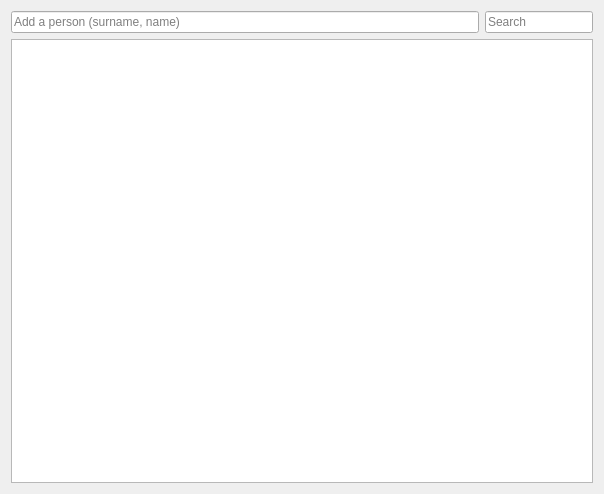
<?xml version="1.0" encoding="UTF-8"?>
<ui version="4.0">
 <class>PersonsView</class>
 <widget class="QWidget" name="PersonsView">
  <property name="geometry">
   <rect>
    <x>0</x>
    <y>0</y>
    <width>604</width>
    <height>494</height>
   </rect>
  </property>
  <property name="windowTitle">
   <string>Form</string>
  </property>
  <layout class="QVBoxLayout" name="verticalLayout">
   <item>
    <layout class="QHBoxLayout" name="horizontalLayout">
     <item>
      <widget class="QLineEdit" name="editNewPersonName">
       <property name="placeholderText">
        <string>Add a person (surname, name)</string>
       </property>
      </widget>
     </item>
     <item>
      <widget class="QLineEdit" name="editSearch">
       <property name="sizePolicy">
        <sizepolicy hsizetype="Minimum" vsizetype="Fixed">
         <horstretch>0</horstretch>
         <verstretch>0</verstretch>
        </sizepolicy>
       </property>
       <property name="placeholderText">
        <string>Search</string>
       </property>
      </widget>
     </item>
    </layout>
   </item>
   <item>
    <widget class="QTreeView" name="personsItemView">
     <property name="contextMenuPolicy">
      <enum>Qt::ActionsContextMenu</enum>
     </property>
     <property name="selectionMode">
      <enum>QAbstractItemView::ExtendedSelection</enum>
     </property>
     <property name="rootIsDecorated">
      <bool>false</bool>
     </property>
     <property name="uniformRowHeights">
      <bool>true</bool>
     </property>
     <property name="sortingEnabled">
      <bool>true</bool>
     </property>
    </widget>
   </item>
  </layout>
 </widget>
 <resources/>
 <connections/>
</ui>
